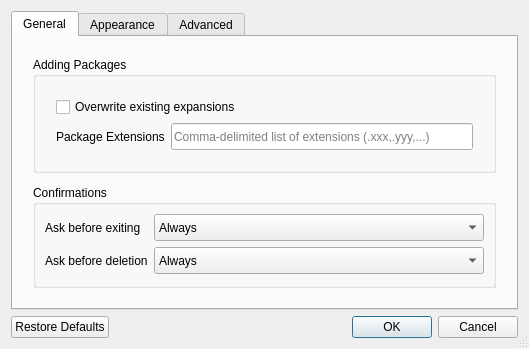
<?xml version="1.0" encoding="UTF-8"?>
<ui version="4.0">
 <class>dialogSettings</class>
 <widget class="QDialog" name="dialogSettings">
  <property name="geometry">
   <rect>
    <x>0</x>
    <y>0</y>
    <width>529</width>
    <height>347</height>
   </rect>
  </property>
  <property name="windowTitle">
   <string>Preferences</string>
  </property>
  <property name="sizeGripEnabled">
   <bool>true</bool>
  </property>
  <property name="modal">
   <bool>true</bool>
  </property>
  <layout class="QVBoxLayout" name="verticalLayout">
   <item>
    <widget class="QTabWidget" name="tabsSettings">
     <property name="enabled">
      <bool>true</bool>
     </property>
     <property name="currentIndex">
      <number>0</number>
     </property>
     <widget class="QWidget" name="tabGeneral">
      <attribute name="title">
       <string>General</string>
      </attribute>
      <layout class="QGridLayout" name="gridLayout_3" columnstretch="0">
       <property name="leftMargin">
        <number>20</number>
       </property>
       <property name="topMargin">
        <number>20</number>
       </property>
       <property name="rightMargin">
        <number>20</number>
       </property>
       <property name="bottomMargin">
        <number>20</number>
       </property>
       <property name="verticalSpacing">
        <number>12</number>
       </property>
       <item row="1" column="0">
        <widget class="QGroupBox" name="groupBox">
         <property name="title">
          <string>Confirmations</string>
         </property>
         <layout class="QGridLayout" name="gridLayout" columnstretch="0,1">
          <item row="0" column="0">
           <widget class="QLabel" name="label">
            <property name="text">
             <string>Ask before exiting</string>
            </property>
           </widget>
          </item>
          <item row="0" column="1">
           <widget class="QComboBox" name="comboAskBeforeExit">
            <property name="minimumSize">
             <size>
              <width>0</width>
              <height>27</height>
             </size>
            </property>
            <property name="cursor">
             <cursorShape>PointingHandCursor</cursorShape>
            </property>
            <property name="focusPolicy">
             <enum>Qt::StrongFocus</enum>
            </property>
            <item>
             <property name="text">
              <string>Always</string>
             </property>
            </item>
            <item>
             <property name="text">
              <string>If Needed</string>
             </property>
            </item>
            <item>
             <property name="text">
              <string>Never</string>
             </property>
            </item>
           </widget>
          </item>
          <item row="1" column="0">
           <widget class="QLabel" name="label_2">
            <property name="text">
             <string>Ask before deletion</string>
            </property>
           </widget>
          </item>
          <item row="1" column="1">
           <widget class="QComboBox" name="comboAskBeforeDelete">
            <property name="minimumSize">
             <size>
              <width>0</width>
              <height>27</height>
             </size>
            </property>
            <property name="cursor">
             <cursorShape>PointingHandCursor</cursorShape>
            </property>
            <property name="focusPolicy">
             <enum>Qt::StrongFocus</enum>
            </property>
            <item>
             <property name="text">
              <string>Always</string>
             </property>
            </item>
            <item>
             <property name="text">
              <string>Never</string>
             </property>
            </item>
           </widget>
          </item>
         </layout>
        </widget>
       </item>
       <item row="0" column="0">
        <widget class="QGroupBox" name="groupBox_2">
         <property name="title">
          <string>Adding Packages</string>
         </property>
         <layout class="QGridLayout" name="gridLayout_5" columnstretch="0">
          <property name="leftMargin">
           <number>20</number>
          </property>
          <property name="topMargin">
           <number>20</number>
          </property>
          <property name="rightMargin">
           <number>20</number>
          </property>
          <property name="bottomMargin">
           <number>20</number>
          </property>
          <item row="1" column="0">
           <widget class="QFrame" name="frameExtensions">
            <property name="frameShape">
             <enum>QFrame::NoFrame</enum>
            </property>
            <property name="frameShadow">
             <enum>QFrame::Plain</enum>
            </property>
            <layout class="QGridLayout" name="gridLayout_6">
             <property name="leftMargin">
              <number>0</number>
             </property>
             <property name="topMargin">
              <number>0</number>
             </property>
             <property name="rightMargin">
              <number>0</number>
             </property>
             <property name="bottomMargin">
              <number>0</number>
             </property>
             <property name="verticalSpacing">
              <number>4</number>
             </property>
             <item row="0" column="1">
              <widget class="QLineEdit" name="leExtensions">
               <property name="minimumSize">
                <size>
                 <width>0</width>
                 <height>27</height>
                </size>
               </property>
               <property name="focusPolicy">
                <enum>Qt::StrongFocus</enum>
               </property>
               <property name="placeholderText">
                <string>Comma-delimited list of extensions (.xxx,.yyy,...)</string>
               </property>
              </widget>
             </item>
             <item row="0" column="0">
              <widget class="QLabel" name="label_7">
               <property name="sizePolicy">
                <sizepolicy hsizetype="Preferred" vsizetype="Preferred">
                 <horstretch>0</horstretch>
                 <verstretch>0</verstretch>
                </sizepolicy>
               </property>
               <property name="minimumSize">
                <size>
                 <width>0</width>
                 <height>0</height>
                </size>
               </property>
               <property name="text">
                <string>Package Extensions</string>
               </property>
               <property name="scaledContents">
                <bool>false</bool>
               </property>
              </widget>
             </item>
            </layout>
           </widget>
          </item>
          <item row="0" column="0">
           <widget class="QCheckBox" name="checkboxOverwriteExistingExpansions">
            <property name="cursor">
             <cursorShape>PointingHandCursor</cursorShape>
            </property>
            <property name="focusPolicy">
             <enum>Qt::StrongFocus</enum>
            </property>
            <property name="text">
             <string>Overwrite existing expansions</string>
            </property>
           </widget>
          </item>
         </layout>
        </widget>
       </item>
      </layout>
     </widget>
     <widget class="QWidget" name="tabAppearance">
      <attribute name="title">
       <string>Appearance</string>
      </attribute>
      <layout class="QGridLayout" name="gridLayout_2" columnstretch="0,0,0">
       <property name="leftMargin">
        <number>20</number>
       </property>
       <property name="topMargin">
        <number>20</number>
       </property>
       <property name="rightMargin">
        <number>20</number>
       </property>
       <property name="bottomMargin">
        <number>20</number>
       </property>
       <property name="verticalSpacing">
        <number>12</number>
       </property>
       <item row="1" column="2">
        <widget class="QSpinBox" name="spinThumbnailsSize">
         <property name="minimumSize">
          <size>
           <width>0</width>
           <height>27</height>
          </size>
         </property>
         <property name="cursor">
          <cursorShape>PointingHandCursor</cursorShape>
         </property>
         <property name="minimum">
          <number>40</number>
         </property>
         <property name="maximum">
          <number>200</number>
         </property>
        </widget>
       </item>
       <item row="1" column="0">
        <widget class="QLabel" name="label_5">
         <property name="text">
          <string>Thumbnails Size</string>
         </property>
        </widget>
       </item>
       <item row="3" column="0">
        <widget class="QLabel" name="label_8">
         <property name="text">
          <string>Monitor Area Hide Delay (sec.)</string>
         </property>
        </widget>
       </item>
       <item row="4" column="0" colspan="3">
        <spacer name="verticalSpacer_2">
         <property name="orientation">
          <enum>Qt::Vertical</enum>
         </property>
         <property name="sizeHint" stdset="0">
          <size>
           <width>20</width>
           <height>40</height>
          </size>
         </property>
        </spacer>
       </item>
       <item row="3" column="2">
        <widget class="QSpinBox" name="spinProgressBarHideDelay">
         <property name="minimumSize">
          <size>
           <width>0</width>
           <height>27</height>
          </size>
         </property>
         <property name="minimum">
          <number>5</number>
         </property>
         <property name="maximum">
          <number>60</number>
         </property>
        </widget>
       </item>
       <item row="0" column="2">
        <widget class="QComboBox" name="comboTheme">
         <property name="minimumSize">
          <size>
           <width>0</width>
           <height>27</height>
          </size>
         </property>
         <property name="cursor">
          <cursorShape>PointingHandCursor</cursorShape>
         </property>
         <property name="focusPolicy">
          <enum>Qt::StrongFocus</enum>
         </property>
        </widget>
       </item>
       <item row="2" column="2">
        <widget class="QCheckBox" name="checkboxMonitorAlwaysShown">
         <property name="cursor">
          <cursorShape>PointingHandCursor</cursorShape>
         </property>
         <property name="text">
          <string>Monitor area always visible</string>
         </property>
        </widget>
       </item>
       <item row="0" column="0">
        <widget class="QLabel" name="label_3">
         <property name="text">
          <string>Theme</string>
         </property>
        </widget>
       </item>
      </layout>
     </widget>
     <widget class="QWidget" name="tabAdvanced">
      <property name="enabled">
       <bool>true</bool>
      </property>
      <attribute name="title">
       <string>Advanced</string>
      </attribute>
      <layout class="QVBoxLayout" name="verticalLayout_2">
       <property name="leftMargin">
        <number>20</number>
       </property>
       <property name="topMargin">
        <number>20</number>
       </property>
       <property name="rightMargin">
        <number>20</number>
       </property>
       <property name="bottomMargin">
        <number>20</number>
       </property>
       <item>
        <widget class="QGroupBox" name="groupBox_3">
         <property name="title">
          <string>Log</string>
         </property>
         <layout class="QGridLayout" name="gridLayout_7" columnstretch="1,10">
          <property name="leftMargin">
           <number>20</number>
          </property>
          <property name="topMargin">
           <number>20</number>
          </property>
          <property name="rightMargin">
           <number>20</number>
          </property>
          <property name="bottomMargin">
           <number>20</number>
          </property>
          <property name="verticalSpacing">
           <number>16</number>
          </property>
          <item row="1" column="1">
           <widget class="QComboBox" name="comboLogLevel">
            <property name="minimumSize">
             <size>
              <width>0</width>
              <height>27</height>
             </size>
            </property>
            <property name="cursor">
             <cursorShape>PointingHandCursor</cursorShape>
            </property>
            <property name="focusPolicy">
             <enum>Qt::StrongFocus</enum>
            </property>
            <item>
             <property name="text">
              <string>Debug</string>
             </property>
            </item>
            <item>
             <property name="text">
              <string>Info</string>
             </property>
            </item>
            <item>
             <property name="text">
              <string>Warning</string>
             </property>
            </item>
            <item>
             <property name="text">
              <string>Error</string>
             </property>
            </item>
            <item>
             <property name="text">
              <string>Critical</string>
             </property>
            </item>
           </widget>
          </item>
          <item row="0" column="1">
           <widget class="FileSystemHyperLinkLabel" name="labelLogfileLink">
            <property name="text">
             <string>TextLabel</string>
            </property>
           </widget>
          </item>
          <item row="1" column="0">
           <widget class="QLabel" name="label_9">
            <property name="text">
             <string>Level:</string>
            </property>
           </widget>
          </item>
          <item row="0" column="0">
           <widget class="QLabel" name="label_6">
            <property name="text">
             <string>File:</string>
            </property>
           </widget>
          </item>
         </layout>
        </widget>
       </item>
       <item>
        <spacer name="verticalSpacer">
         <property name="orientation">
          <enum>Qt::Vertical</enum>
         </property>
         <property name="sizeHint" stdset="0">
          <size>
           <width>20</width>
           <height>40</height>
          </size>
         </property>
        </spacer>
       </item>
       <item>
        <widget class="QGroupBox" name="groupBox_4">
         <property name="title">
          <string>Reset</string>
         </property>
         <property name="flat">
          <bool>false</bool>
         </property>
         <layout class="QHBoxLayout" name="horizontalLayout_2">
          <property name="leftMargin">
           <number>20</number>
          </property>
          <property name="topMargin">
           <number>20</number>
          </property>
          <property name="rightMargin">
           <number>20</number>
          </property>
          <property name="bottomMargin">
           <number>20</number>
          </property>
          <item>
           <spacer name="horizontalSpacer">
            <property name="orientation">
             <enum>Qt::Horizontal</enum>
            </property>
            <property name="sizeHint" stdset="0">
             <size>
              <width>40</width>
              <height>20</height>
             </size>
            </property>
           </spacer>
          </item>
          <item>
           <widget class="QPushButton" name="btnFactoryReset">
            <property name="sizePolicy">
             <sizepolicy hsizetype="Minimum" vsizetype="Preferred">
              <horstretch>0</horstretch>
              <verstretch>0</verstretch>
             </sizepolicy>
            </property>
            <property name="cursor">
             <cursorShape>PointingHandCursor</cursorShape>
            </property>
            <property name="text">
             <string>Restore Factory Settings</string>
            </property>
           </widget>
          </item>
         </layout>
        </widget>
       </item>
      </layout>
     </widget>
    </widget>
   </item>
   <item>
    <widget class="QDialogButtonBox" name="buttonBox">
     <property name="orientation">
      <enum>Qt::Horizontal</enum>
     </property>
     <property name="standardButtons">
      <set>QDialogButtonBox::Cancel|QDialogButtonBox::Ok|QDialogButtonBox::RestoreDefaults</set>
     </property>
    </widget>
   </item>
  </layout>
 </widget>
 <customwidgets>
  <customwidget>
   <class>FileSystemHyperLinkLabel</class>
   <extends>QLabel</extends>
   <header>lib/hyperlinklabel.h</header>
  </customwidget>
 </customwidgets>
 <tabstops>
  <tabstop>tabsSettings</tabstop>
  <tabstop>checkboxOverwriteExistingExpansions</tabstop>
  <tabstop>leExtensions</tabstop>
  <tabstop>comboAskBeforeExit</tabstop>
  <tabstop>comboAskBeforeDelete</tabstop>
  <tabstop>comboTheme</tabstop>
  <tabstop>spinThumbnailsSize</tabstop>
  <tabstop>checkboxMonitorAlwaysShown</tabstop>
  <tabstop>spinProgressBarHideDelay</tabstop>
 </tabstops>
 <resources/>
 <connections>
  <connection>
   <sender>buttonBox</sender>
   <signal>accepted()</signal>
   <receiver>dialogSettings</receiver>
   <slot>accept()</slot>
   <hints>
    <hint type="sourcelabel">
     <x>257</x>
     <y>303</y>
    </hint>
    <hint type="destinationlabel">
     <x>157</x>
     <y>274</y>
    </hint>
   </hints>
  </connection>
  <connection>
   <sender>buttonBox</sender>
   <signal>rejected()</signal>
   <receiver>dialogSettings</receiver>
   <slot>reject()</slot>
   <hints>
    <hint type="sourcelabel">
     <x>325</x>
     <y>303</y>
    </hint>
    <hint type="destinationlabel">
     <x>286</x>
     <y>274</y>
    </hint>
   </hints>
  </connection>
 </connections>
</ui>
